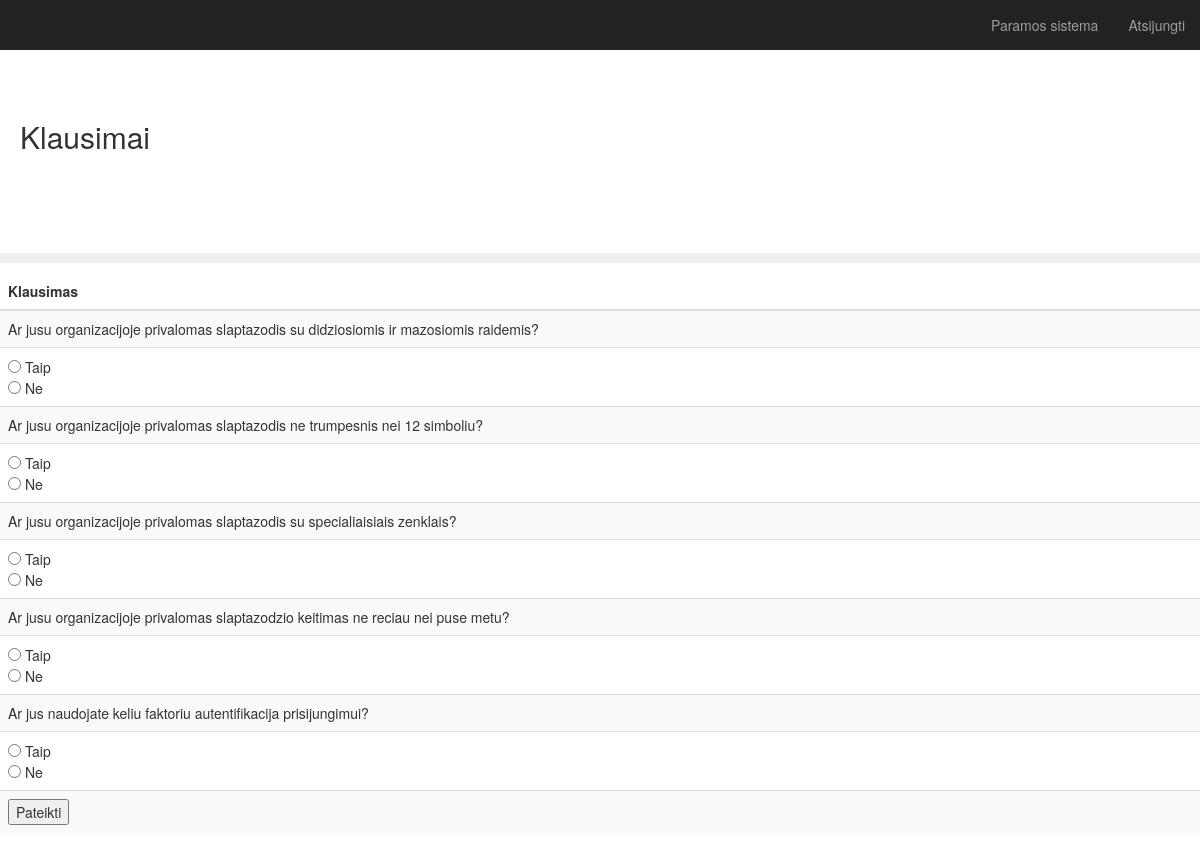
/survey, run on an earlier commit of the app's database.
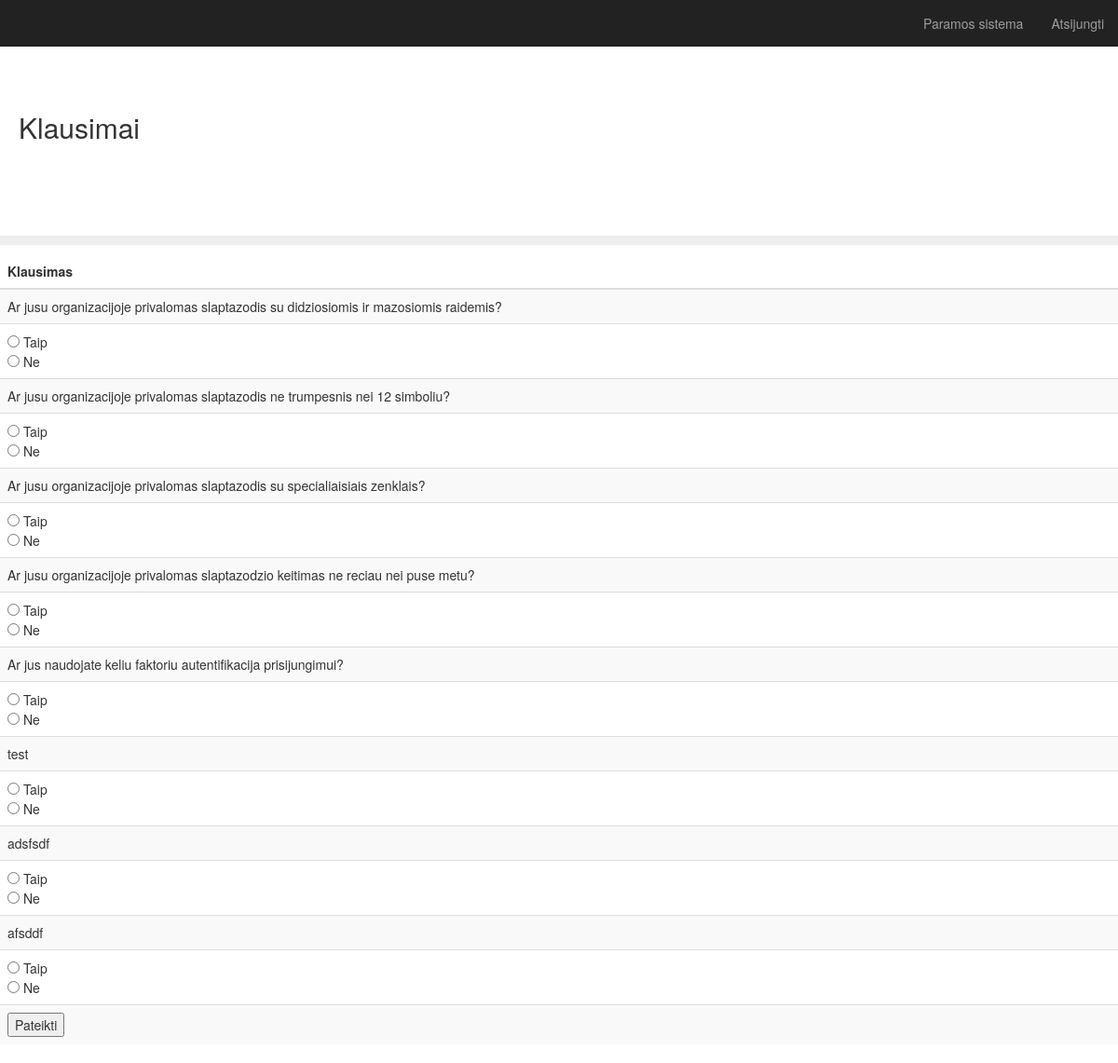
And on a later commit of the database.
### app.py (models this page shows)
class Question(db.Model):
    id = db.Column(db.Integer, primary_key=True)
    question = db.Column(db.String(200), nullable=False)
    impact = db.Column(db.Integer, nullable=False)
    likelihood = db.Column(db.Integer, nullable=False)
    category = db.Column(db.String(30), nullable=False)
    date_created = db.Column(db.DateTime, default=datetime.utcnow)

### app.py (the view)
@app.route('/survey', methods=['POST', 'GET'])
def survey():
    if request.method == 'POST':
        sum = 0
        total = 0
        for key, value in request.form.items():
            if value == "yes" :
                row = Question.query.get_or_404(key)
                sum = sum + row.likelihood
            row = Question.query.get_or_404(key)
            total = total + row.likelihood
        print(total)
        return redirect(url_for('.results', sum=sum))
    else:
        rows = Question.query.order_by(Question.date_created).all()
        return render_template('survey.html', rows=rows)

### templates/survey.html (shortened to what this page needs)
{% extends "bootstrap/base.html" %}
{% block styles %}
{{super()}}
<link rel="stylesheet" href="{{url_for('.static', filename='main.css')}}">
{% endblock %}
{% block content %}
    <nav class="navbar navbar-inverse navbar-fixed-top">
      <div class="container-fluid">
        <div id="navbar" class="navbar-collapse collapse">
          <ul class="nav navbar-nav navbar-right">
            <li><a href="{{ url_for('survey') }}">Paramos sistema</a></li>
            <li><a href="{{ url_for('logout') }}">Atsijungti</a></li>
          </ul>
        </div>
      </div>
    </nav>
  <h2 class="sub-header">Klausimai</h2>
          <div class="table-responsive">
            <table class="table table-striped">
              <thead>
                <tr>
                  <th>Klausimas</th>
                </tr>
              </thead>
              <tbody>
                <div class="form">
                <form action="/survey" method="POST">
                {% for row in rows %}
                <tr>
                    <td>{{ row.question }}</td>
                    <tr>
                    <td><input type="radio" id="true" name = "{{ row.id }}" value = "yes"> Taip <br>
                      <input type="radio" id="false" name = "{{ row.id }}" value = "no"> Ne </td>
                    </tr>
                </tr>
                {% endfor %}
            <td><input type="submit" value="Pateikti"></td>
          </form>
        </div>
              </tbody>
{% endblock %}

### static/main.css (style rules this page uses)
body { padding-top: 50px; }
.sub-header { padding-top: 50px; padding-bottom: 100px; border-bottom: 10px solid #eee; padding-right: 20px; padding-left: 20px; }
.navbar-fixed-top { border: 0; }

What changed in the data, as far as the page shows it:
added Question: question "test"
added Question: question "adsfsdf"
added Question: question "afsddf"
